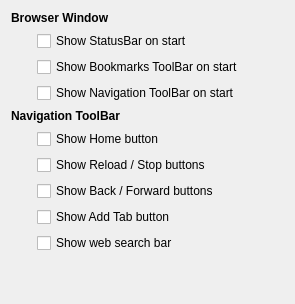
             <widget class="QWidget" name="tab_4">
              <attribute name="title">
               <string>Advanced options</string>
              </attribute>
              <layout class="QGridLayout" name="gridLayout_16">
               <item row="0" column="0" colspan="2">
                <widget class="QLabel" name="label_18">
                 <property name="text">
                  <string>&lt;b&gt;Browser Window&lt;/b&gt;</string>
                 </property>
                </widget>
               </item>
               <item row="1" column="0">
                <spacer name="horizontalSpacer_8">
                 <property name="orientation">
                  <enum>Qt::Horizontal</enum>
                 </property>
                 <property name="sizeType">
                  <enum>QSizePolicy::Fixed</enum>
                 </property>
                 <property name="sizeHint" stdset="0">
                  <size>
                   <width>20</width>
                   <height>20</height>
                  </size>
                 </property>
                </spacer>
               </item>
               <item row="1" column="2">
                <spacer name="horizontalSpacer_2">
                 <property name="orientation">
                  <enum>Qt::Horizontal</enum>
                 </property>
                 <property name="sizeHint" stdset="0">
                  <size>
                   <width>40</width>
                   <height>20</height>
                  </size>
                 </property>
                </spacer>
               </item>
               <item row="1" column="1">
                <layout class="QGridLayout" name="gridLayout_7">
                 <item row="0" column="0">
                  <widget class="QCheckBox" name="showStatusbar">
                   <property name="text">
                    <string>Show StatusBar on start</string>
                   </property>
                  </widget>
                 </item>
                 <item row="1" column="0">
                  <widget class="QCheckBox" name="showBookmarksToolbar">
                   <property name="text">
                    <string>Show Bookmarks ToolBar on start</string>
                   </property>
                  </widget>
                 </item>
                 <item row="2" column="0">
                  <widget class="QCheckBox" name="showNavigationToolbar">
                   <property name="text">
                    <string>Show Navigation ToolBar on start</string>
                   </property>
                  </widget>
                 </item>
                </layout>
               </item>
               <item row="2" column="0" colspan="2">
                <widget class="QLabel" name="label_8">
                 <property name="text">
                  <string>&lt;b&gt;Navigation ToolBar&lt;/b&gt;</string>
                 </property>
                </widget>
               </item>
               <item row="3" column="1">
                <widget class="QCheckBox" name="showHome">
                 <property name="text">
                  <string>Show Home button</string>
                 </property>
                </widget>
               </item>
               <item row="5" column="1">
                <widget class="QCheckBox" name="showBackForward">
                 <property name="text">
                  <string>Show Back / Forward buttons</string>
                 </property>
                </widget>
               </item>
               <item row="9" column="1">
                <spacer name="verticalSpacer_12">
                 <property name="orientation">
                  <enum>Qt::Vertical</enum>
                 </property>
                 <property name="sizeHint" stdset="0">
                  <size>
                   <width>20</width>
                   <height>40</height>
                  </size>
                 </property>
                </spacer>
               </item>
               <item row="6" column="1">
                <widget class="QCheckBox" name="showAddTabButton">
                 <property name="text">
                  <string>Show Add Tab button</string>
                 </property>
                </widget>
               </item>
               <item row="7" column="1">
                <widget class="QCheckBox" name="showWebSearchBar">
                 <property name="text">
                  <string>Show web search bar</string>
                 </property>
                </widget>
               </item>
               <item row="4" column="1">
                <widget class="QCheckBox" name="showReloadStopButtons">
                 <property name="text">
                  <string>Show Reload / Stop buttons</string>
                 </property>
                </widget>
               </item>
              </layout>
             </widget>
